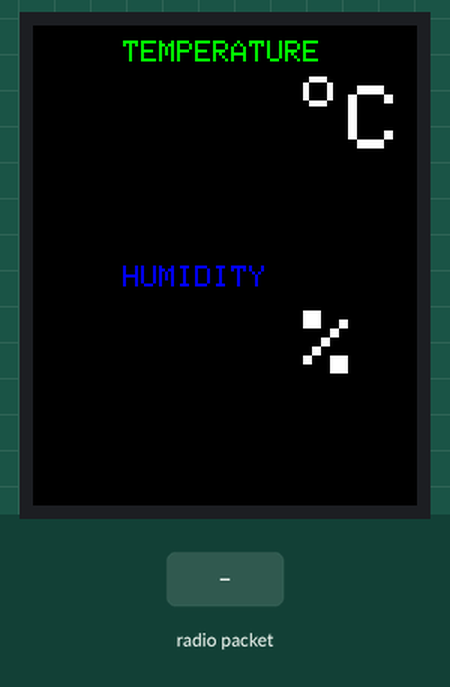
Bench run of a sketch on a simulated Arduino Uno, built with avr-gcc and run on an emulated ATmega328P. Shown: 128×160 colour display. The test bench sets the inputs (shaded band). No radio packets arrive unless stated.

Above: at 2.3 s.
2.4 s: radio packet "1" arrives
At 3.6 s:
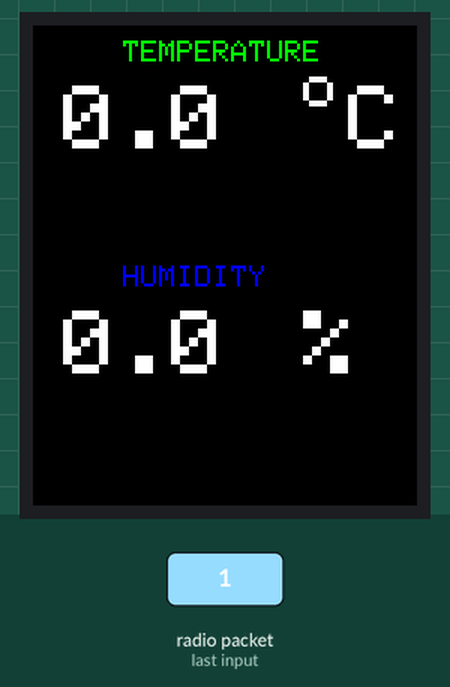
Timing chart, 0 to 5.4 s (numbered marks = the images above; inputs shaded):
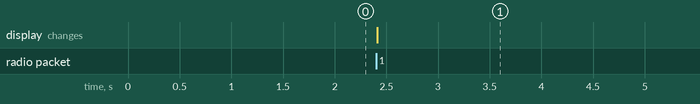

The sketch:

_433MHZ_Receiver.ino
```cpp
#include <VirtualWire.h>
#include <Adafruit_ST7735.h>
#include <Adafruit_GFX.h>

#define TFT_CS     10
#define TFT_RST    8
#define TFT_DC     9
Adafruit_ST7735 tft = Adafruit_ST7735(TFT_CS,  TFT_DC, TFT_RST);

// Option 2: use any pins but a little slower!
#define TFT_SCLK 13   // set these to be whatever pins you like!
#define TFT_MOSI 11   // set these to be whatever pins you like!

const int receive_pin = 12;
char temperatureChar[10];
char humidityChar[10];


struct package
{
  float temperature = 0.0;
  float humidity = 0.0;
};


typedef struct package Package;
Package data;


void setup()
{
    tft.initR(INITR_BLACKTAB);
    tft.fillScreen(ST7735_BLACK);
    printUI();
    delay(1000);

    // Initialise the IO and ISR
    vw_set_rx_pin(receive_pin);
    vw_setup(500);	 // Bits per sec
    vw_rx_start();       // Start the receiver PLL running
}

void loop()
{
    uint8_t buf[sizeof(data)];
    uint8_t buflen = sizeof(data);

if (vw_have_message())  // Is there a packet for us?
  {
    vw_get_message(buf, &buflen);
    memcpy(&data,&buf,buflen);

    Serial.print("\nPackage:");
    Serial.print(data.temperature);
    String temperatureString = String(data.temperature,1);
    temperatureString.toCharArray(temperatureChar,10);
    tft.fillRect(10,20,80,30,ST7735_BLACK);
    printText(temperatureChar, ST7735_WHITE,10,20,3);

    String humidityString = String(data.humidity,1);
    humidityString.toCharArray(humidityChar,10);
    tft.fillRect(10,95,80,100,ST7735_BLACK);
    printText(humidityChar, ST7735_WHITE,10,95,3);

    Serial.print("\n");
    Serial.println(data.humidity);
  }
}

void printText(char *text, uint16_t color, int x, int y,int textSize)
{
  tft.setCursor(x, y);
  tft.setTextColor(color);
  tft.setTextSize(textSize);
  tft.setTextWrap(true);
  tft.print(text);
}

void printUI()
{
    printText("TEMPERATURE", ST7735_GREEN,30,5,1);  // Temperature Static Text
    printText("o", ST7735_WHITE,90,13,2);
    printText("C", ST7735_WHITE,105,20,3);

    printText("HUMIDITY", ST7735_BLUE,30,80,1);  // Temperature Static Text
    printText("%", ST7735_WHITE,90,95,3);
}
```

Measured:
- after the input at 2.4 s, the display: changes at once (image 1)
